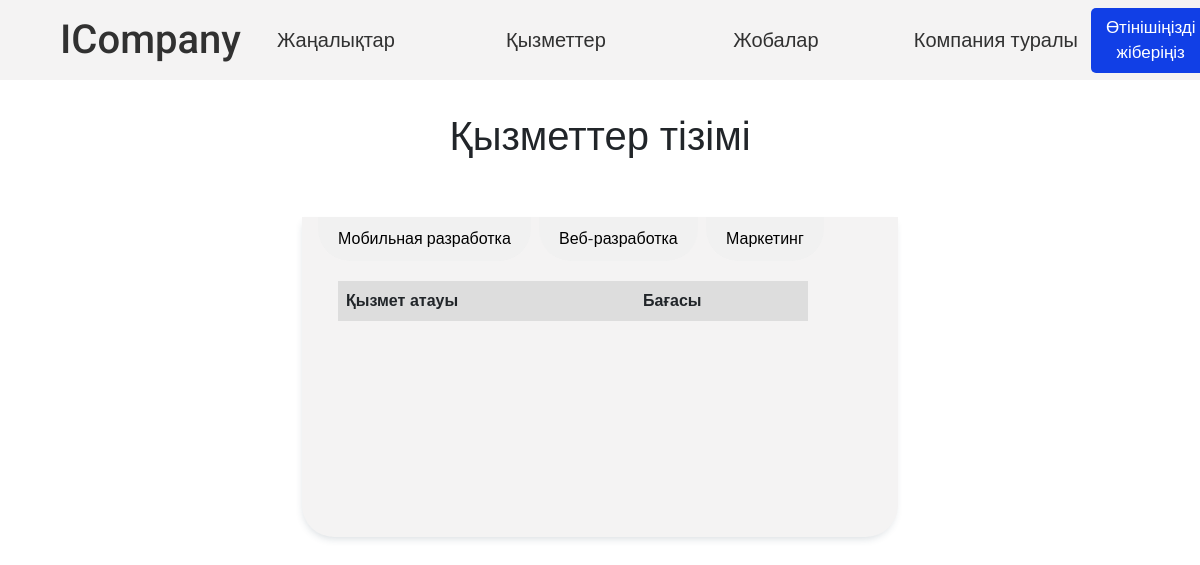
/services/, run on an earlier commit of the app's database.
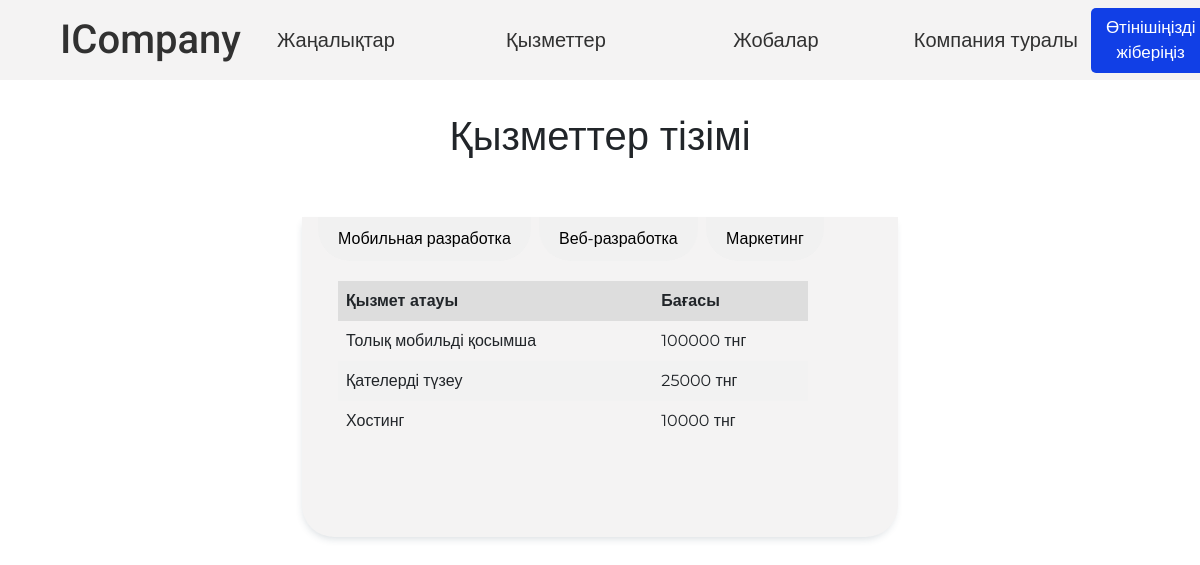
And on a later commit of the database.
### company_app/models.py (models this page shows)
class Services(models.Model):
    name = models.CharField(_("title"), max_length=255)
    price = models.PositiveIntegerField(_("price"), null=False, blank=True)
    set_services = models.IntegerField(choices=Services_set, null=True, blank=False)
    class Meta:
        verbose_name = _('service')
        verbose_name_plural = _('services')

### company_app/views.py (the view)
# urls.py: path('services/', views.show_services, name='services_page'),
def show_services(request):
	services = Services.objects.all()
	return render(request, 'services_list.html', context={'services':services})

### company_app/context_processor.py (called while the page is built)
def contact(request):
    if request.method == 'POST':
        form = FormContact(request.POST)
        if form.is_valid():
            form.save()
            template_data = {
                'first_name': form.cleaned_data['first_name'],
            }
            msg = render_to_string('email_message/email_answer.html', template_data)
            subject = 'Ответ на заявку'
            sender = settings.EMAIL_HOST_USER
            recipient = form.cleaned_data['email']
            send_mail(subject, msg, sender, [recipient], html_message=msg)
            messages.success(request, "Спасибо за вашу заявку. Ожидайте.")
            form = FormContact()
    else:
        form = FormContact()
    context= {'form': form}
    return context

### templates/services_list.html (shortened to what this page needs)
{% extends 'base.html' %}
{% load static %}
{% block css_links %}
    <link rel="stylesheet" href="{% static 'css/services.css' %}">
{% endblock %}
{% block content %}
<div class="services_block">
    <div class="container">
        <h1>Қызметтер тізімі</h1>
        <div class="services">
            <div class="tabs">
                <button class="tab-btn" data-set="2">Мобильная разработка</button>
                <button class="tab-btn" data-set="1">Веб-разработка</button>
                <button class="tab-btn" data-set="3">Маркетинг</button>
                <div class="tab-content active" id="tab-2">
                  <table>
                    <thead>
                      <tr>
                        <th>Қызмет атауы</th>
                        <th>Бағасы</th>
                      </tr>
                    </thead>
                    <tbody>
                      {% for service in services %}
                      {% if service.set_services == 2 %}
                      <tr>
                        <td>{{service.name}}</td>
                        <td>{{service.price}} тнг</td>
                      </tr>
                      {% endif %}
                      {% endfor %}
                    </tbody>
                  </table>
                </div>
        </div>
    </div>
</div>
{% endblock content %}

What changed in the data, as far as the page shows it:
added Services: name "Толық мобильді қосымша", price "100000"
added Services: name "Қателерді түзеу", price "25000"
added Services: name "Хостинг", price "10000"
